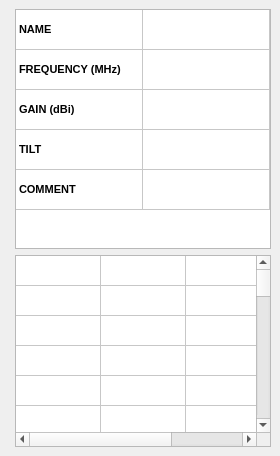
  <widget class="QDockWidget" name="dockWidget_Data">
   <property name="baseSize">
    <size>
     <width>250</width>
     <height>0</height>
    </size>
   </property>
   <property name="acceptDrops">
    <bool>false</bool>
   </property>
   <property name="floating">
    <bool>false</bool>
   </property>
   <property name="features">
    <set>QDockWidget::NoDockWidgetFeatures</set>
   </property>
   <property name="allowedAreas">
    <set>Qt::NoDockWidgetArea</set>
   </property>
   <property name="windowTitle">
    <string>Данные</string>
   </property>
   <attribute name="dockWidgetArea">
    <number>2</number>
   </attribute>
   <widget class="QWidget" name="dockWidgetContents_3">
    <layout class="QGridLayout" name="gridLayout_3">
     <item row="0" column="0">
      <widget class="Line" name="line_2">
       <property name="orientation">
        <enum>Qt::Horizontal</enum>
       </property>
      </widget>
     </item>
     <item row="0" column="1">
      <widget class="QTableWidget" name="tableWidget_Data1">
       <property name="enabled">
        <bool>true</bool>
       </property>
       <property name="sizePolicy">
        <sizepolicy hsizetype="Expanding" vsizetype="Fixed">
         <horstretch>200</horstretch>
         <verstretch>0</verstretch>
        </sizepolicy>
       </property>
       <property name="minimumSize">
        <size>
         <width>0</width>
         <height>240</height>
        </size>
       </property>
       <property name="baseSize">
        <size>
         <width>200</width>
         <height>0</height>
        </size>
       </property>
       <property name="font">
        <font>
         <pointsize>8</pointsize>
        </font>
       </property>
       <property name="frameShape">
        <enum>QFrame::StyledPanel</enum>
       </property>
       <property name="frameShadow">
        <enum>QFrame::Plain</enum>
       </property>
       <property name="lineWidth">
        <number>1</number>
       </property>
       <property name="midLineWidth">
        <number>1</number>
       </property>
       <property name="horizontalScrollBarPolicy">
        <enum>Qt::ScrollBarAsNeeded</enum>
       </property>
       <property name="editTriggers">
        <set>QAbstractItemView::DoubleClicked</set>
       </property>
       <property name="showDropIndicator" stdset="0">
        <bool>false</bool>
       </property>
       <property name="dragDropOverwriteMode">
        <bool>false</bool>
       </property>
       <property name="alternatingRowColors">
        <bool>false</bool>
       </property>
       <property name="textElideMode">
        <enum>Qt::ElideMiddle</enum>
       </property>
       <property name="horizontalScrollMode">
        <enum>QAbstractItemView::ScrollPerItem</enum>
       </property>
       <property name="showGrid">
        <bool>true</bool>
       </property>
       <property name="wordWrap">
        <bool>true</bool>
       </property>
       <property name="rowCount">
        <number>5</number>
       </property>
       <property name="columnCount">
        <number>2</number>
       </property>
       <attribute name="horizontalHeaderVisible">
        <bool>false</bool>
       </attribute>
       <attribute name="horizontalHeaderCascadingSectionResizes">
        <bool>false</bool>
       </attribute>
       <attribute name="horizontalHeaderDefaultSectionSize">
        <number>127</number>
       </attribute>
       <attribute name="horizontalHeaderHighlightSections">
        <bool>false</bool>
       </attribute>
       <attribute name="horizontalHeaderStretchLastSection">
        <bool>true</bool>
       </attribute>
       <attribute name="verticalHeaderVisible">
        <bool>false</bool>
       </attribute>
       <attribute name="verticalHeaderCascadingSectionResizes">
        <bool>false</bool>
       </attribute>
       <attribute name="verticalHeaderDefaultSectionSize">
        <number>40</number>
       </attribute>
       <attribute name="verticalHeaderHighlightSections">
        <bool>false</bool>
       </attribute>
       <attribute name="verticalHeaderMinimumSectionSize">
        <number>17</number>
       </attribute>
       <attribute name="verticalHeaderShowSortIndicator" stdset="0">
        <bool>false</bool>
       </attribute>
       <attribute name="verticalHeaderStretchLastSection">
        <bool>false</bool>
       </attribute>
       <row>
        <property name="text">
         <string>NAME</string>
        </property>
        <property name="font">
         <font>
          <pointsize>8</pointsize>
         </font>
        </property>
       </row>
       <row>
        <property name="text">
         <string>FREQUENCY</string>
        </property>
        <property name="font">
         <font>
          <pointsize>8</pointsize>
         </font>
        </property>
       </row>
       <row>
        <property name="text">
         <string>GAIN</string>
        </property>
        <property name="font">
         <font>
          <pointsize>8</pointsize>
         </font>
        </property>
       </row>
       <row>
        <property name="text">
         <string>TILT</string>
        </property>
        <property name="font">
         <font>
          <pointsize>8</pointsize>
         </font>
        </property>
       </row>
       <row>
        <property name="text">
         <string>COMMENT</string>
        </property>
        <property name="font">
         <font>
          <pointsize>8</pointsize>
         </font>
        </property>
       </row>
       <column>
        <property name="text">
         <string>Параметр</string>
        </property>
       </column>
       <column>
        <property name="text">
         <string>Значение</string>
        </property>
       </column>
       <item row="0" column="0">
        <property name="text">
         <string>NAME</string>
        </property>
        <property name="font">
         <font>
          <pointsize>8</pointsize>
          <weight>75</weight>
          <bold>true</bold>
         </font>
        </property>
        <property name="flags">
         <set>ItemIsDragEnabled|ItemIsUserCheckable|ItemIsEnabled</set>
        </property>
       </item>
       <item row="0" column="1">
        <property name="text">
         <string/>
        </property>
        <property name="flags">
         <set>ItemIsSelectable|ItemIsEditable|ItemIsDragEnabled|ItemIsUserCheckable|ItemIsEnabled</set>
        </property>
       </item>
       <item row="1" column="0">
        <property name="text">
         <string>FREQUENCY (MHz)</string>
        </property>
        <property name="font">
         <font>
          <pointsize>8</pointsize>
          <weight>75</weight>
          <bold>true</bold>
         </font>
        </property>
       </item>
       <item row="1" column="1">
        <property name="text">
         <string/>
        </property>
        <property name="flags">
         <set>ItemIsSelectable|ItemIsEditable|ItemIsDragEnabled|ItemIsUserCheckable|ItemIsEnabled</set>
        </property>
       </item>
       <item row="2" column="0">
        <property name="text">
         <string>GAIN (dBi)</string>
        </property>
        <property name="font">
         <font>
          <pointsize>8</pointsize>
          <weight>75</weight>
          <bold>true</bold>
         </font>
        </property>
       </item>
       <item row="2" column="1">
        <property name="text">
         <string/>
        </property>
        <property name="flags">
         <set>ItemIsSelectable|ItemIsEditable|ItemIsDragEnabled|ItemIsUserCheckable|ItemIsEnabled</set>
        </property>
       </item>
       <item row="3" column="0">
        <property name="text">
         <string>TILT</string>
        </property>
        <property name="font">
         <font>
          <pointsize>8</pointsize>
          <weight>75</weight>
          <bold>true</bold>
         </font>
        </property>
       </item>
       <item row="3" column="1">
        <property name="text">
         <string/>
        </property>
        <property name="flags">
         <set>ItemIsSelectable|ItemIsEditable|ItemIsDragEnabled|ItemIsUserCheckable|ItemIsEnabled</set>
        </property>
       </item>
       <item row="4" column="0">
        <property name="text">
         <string>COMMENT</string>
        </property>
        <property name="font">
         <font>
          <pointsize>8</pointsize>
          <weight>75</weight>
          <bold>true</bold>
         </font>
        </property>
       </item>
       <item row="4" column="1">
        <property name="text">
         <string/>
        </property>
        <property name="flags">
         <set>ItemIsSelectable|ItemIsEditable|ItemIsDragEnabled|ItemIsUserCheckable|ItemIsEnabled</set>
        </property>
       </item>
      </widget>
     </item>
     <item row="1" column="1">
      <widget class="QTableWidget" name="tableWidget_Data2">
       <property name="enabled">
        <bool>true</bool>
       </property>
       <property name="minimumSize">
        <size>
         <width>200</width>
         <height>0</height>
        </size>
       </property>
       <property name="baseSize">
        <size>
         <width>0</width>
         <height>0</height>
        </size>
       </property>
       <property name="frameShape">
        <enum>QFrame::StyledPanel</enum>
       </property>
       <property name="frameShadow">
        <enum>QFrame::Plain</enum>
       </property>
       <property name="editTriggers">
        <set>QAbstractItemView::NoEditTriggers</set>
       </property>
       <property name="textElideMode">
        <enum>Qt::ElideLeft</enum>
       </property>
       <property name="gridStyle">
        <enum>Qt::SolidLine</enum>
       </property>
       <property name="rowCount">
        <number>361</number>
       </property>
       <property name="columnCount">
        <number>3</number>
       </property>
       <attribute name="horizontalHeaderVisible">
        <bool>false</bool>
       </attribute>
       <attribute name="horizontalHeaderCascadingSectionResizes">
        <bool>false</bool>
       </attribute>
       <attribute name="horizontalHeaderDefaultSectionSize">
        <number>85</number>
       </attribute>
       <attribute name="horizontalHeaderHighlightSections">
        <bool>false</bool>
       </attribute>
       <attribute name="horizontalHeaderStretchLastSection">
        <bool>true</bool>
       </attribute>
       <attribute name="verticalHeaderVisible">
        <bool>false</bool>
       </attribute>
       <attribute name="verticalHeaderHighlightSections">
        <bool>false</bool>
       </attribute>
       <attribute name="verticalHeaderMinimumSectionSize">
        <number>19</number>
       </attribute>
       <row/>
       <row/>
       <row/>
       <row/>
       <row/>
       <row/>
       <row/>
       <row/>
       <row/>
       <row/>
       <row/>
       <row/>
       <row/>
       <row/>
       <row/>
       <row/>
       <row/>
       <row/>
       <row/>
       <row/>
       <row/>
       <row/>
       <row/>
       <row/>
       <row/>
       <row/>
       <row/>
       <row/>
       <row/>
       <row/>
       <row/>
       <row/>
       <row/>
       <row/>
       <row/>
       <row/>
       <row/>
       <row/>
       <row/>
       <row/>
       <row/>
       <row/>
       <row/>
       <row/>
       <row/>
       <row/>
       <row/>
       <row/>
       <row/>
       <row/>
       <row/>
       <row/>
       <row/>
       <row/>
       <row/>
       <row/>
       <row/>
       <row/>
       <row/>
       <row/>
       <row/>
       <row/>
       <row/>
       <row/>
       <row/>
       <row/>
       <row/>
       <row/>
       <row/>
       <row/>
       <row/>
       <row/>
       <row/>
       <row/>
       <row/>
       <row/>
       <row/>
       <row/>
       <row/>
       <row/>
       <row/>
       <row/>
       <row/>
       <row/>
       <row/>
       <row/>
       <row/>
       <row/>
       <row/>
       <row/>
       <row/>
       <row/>
       <row/>
       <row/>
       <row/>
       <row/>
       <row/>
       <row/>
       <row/>
       <row/>
       <row/>
       <row/>
       <row/>
       <row/>
       <row/>
       <row/>
       <row/>
       <row/>
       <row/>
       <row/>
       <row/>
       <row/>
       <row/>
       <row/>
       <row/>
       <row/>
       <row/>
       <row/>
       <row/>
       <row/>
       <row/>
       <row/>
       <row/>
       <row/>
       <row/>
       <row/>
       <row/>
       <row/>
       <row/>
       <row/>
       <row/>
       <row/>
       <row/>
       <row/>
       <row/>
       <row/>
       <row/>
       <row/>
       <row/>
       <row/>
       <row/>
       <row/>
       <row/>
       <row/>
       <row/>
       <row/>
       <row/>
       <row/>
       <row/>
       <row/>
       <row/>
       <row/>
       <row/>
       <row/>
       <row/>
       <row/>
       <row/>
       <row/>
       <row/>
       <row/>
       <row/>
       <row/>
       <row/>
       <row/>
       <row/>
       <row/>
       <row/>
       <row/>
       <row/>
       <row/>
       <row/>
       <row/>
       <row/>
       <row/>
       <row/>
       <row/>
       <row/>
       <row/>
       <row/>
       <row/>
       <row/>
       <row/>
       <row/>
       <row/>
       <row/>
       <row/>
       <row/>
       <row/>
       <row/>
       <row/>
       <row/>
       <row/>
       <row/>
       <row/>
       <row/>
       <row/>
       <row/>
       <row/>
       <row/>
       <row/>
       <row/>
       <row/>
       <row/>
       <row/>
       <row/>
       <row/>
       <row/>
       <row/>
       <row/>
       <row/>
       <row/>
       <row/>
       <row/>
       <row/>
       <row/>
       <row/>
       <row/>
       <row/>
       <row/>
       <row/>
       <row/>
       <row/>
       <row/>
       <row/>
       <row/>
       <row/>
       <row/>
       <row/>
       <row/>
       <row/>
       <row/>
       <row/>
       <row/>
       <row/>
       <row/>
       <row/>
       <row/>
       <row/>
       <row/>
       <row/>
       <row/>
       <row/>
       <row/>
       <row/>
       <row/>
       <row/>
       <row/>
       <row/>
       <row/>
       <row/>
       <row/>
       <row/>
       <row/>
       <row/>
       <row/>
       <row/>
       <row/>
       <row/>
       <row/>
       <row/>
       <row/>
       <row/>
       <row/>
       <row/>
       <row/>
       <row/>
       <row/>
       <row/>
       <row/>
       <row/>
       <row/>
       <row/>
       <row/>
       <row/>
       <row/>
       <row/>
       <row/>
       <row/>
       <row/>
       <row/>
       <row/>
       <row/>
       <row/>
       <row/>
       <row/>
       <row/>
       <row/>
       <row/>
       <row/>
       <row/>
       <row/>
       <row/>
       <row/>
       <row/>
       <row/>
       <row/>
       <row/>
       <row/>
       <row/>
       <row/>
       <row/>
       <row/>
       <row/>
       <row/>
       <row/>
       <row/>
       <row/>
       <row/>
       <row/>
       <row/>
       <row/>
       <row/>
       <row/>
       <row/>
       <row/>
       <row/>
       <row/>
       <row/>
       <row/>
       <row/>
       <row/>
       <row/>
       <row/>
       <row/>
       <row/>
       <row/>
       <row/>
       <row/>
       <row/>
       <row/>
       <row/>
       <row/>
       <row/>
       <row/>
       <row/>
       <row/>
       <row/>
       <row/>
       <row/>
       <row/>
       <row/>
       <row/>
       <row/>
       <row/>
       <row/>
       <row/>
       <row/>
       <row/>
       <row/>
       <row/>
       <row/>
       <row/>
       <row/>
       <row/>
       <row/>
       <row/>
       <row/>
       <row/>
       <row/>
       <row/>
       <row/>
       <column>
        <property name="text">
         <string>Азимут</string>
        </property>
       </column>
       <column>
        <property name="text">
         <string>V, дБ</string>
        </property>
       </column>
       <column>
        <property name="text">
         <string>H, дБ</string>
        </property>
       </column>
      </widget>
     </item>
    </layout>
    <zorder>tableWidget_Data1</zorder>
    <zorder>line_2</zorder>
    <zorder>tableWidget_Data2</zorder>
   </widget>
  </widget>
